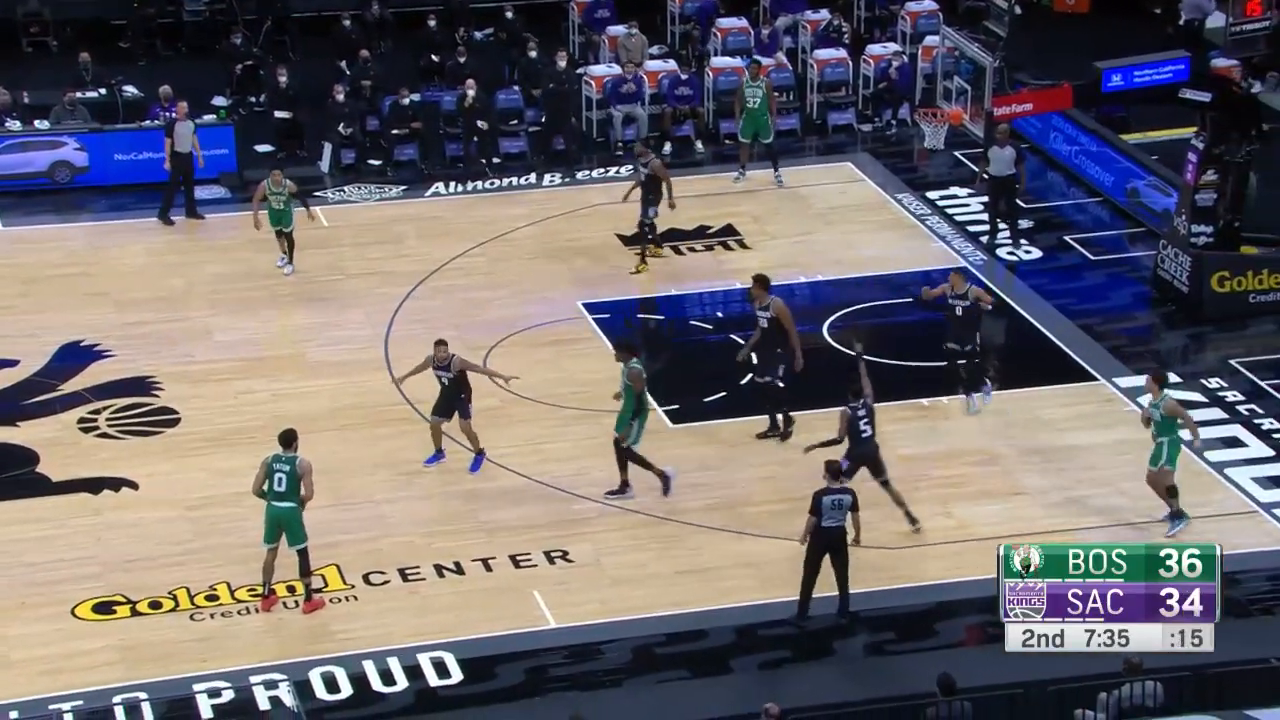
#> input picture frame 28 of data/video/CelticsTest2.mp4, 1280 x 720 px
$ python 'SIFTLK testing.py'
#> lines starting #> are read from the running program, lines starting #| are printed output that depends on the picture; after the words box and inside, x2 and y2 are one past the last pixel; in counts of white or black regions, pixels touching at a corner belong together
#!/usr/bin/env python3
# -*- coding: utf-8 -*-
"""
Created on Wed Feb 10 22:20:44 2021

@author: jonasrajagopal
"""

import cv2
import numpy as np
import statistics
import time

starttime = time.time()

region = 150
percentile = 65

points = [[481, 217], [919, 181], [1043, 286], [765, 244]]
original_points =[[481, 217], [919, 181], [1043, 286], [765, 244]]
cap = cv2.VideoCapture("./data/video/CelticsTest2.mp4")
_, frame = cap.read()
#> frame is the input picture: shape (720, 1280, 3); mean B, G, R 108.6, 104.6, 110
old_gray = cv2.cvtColor(frame, cv2.COLOR_BGR2GRAY)
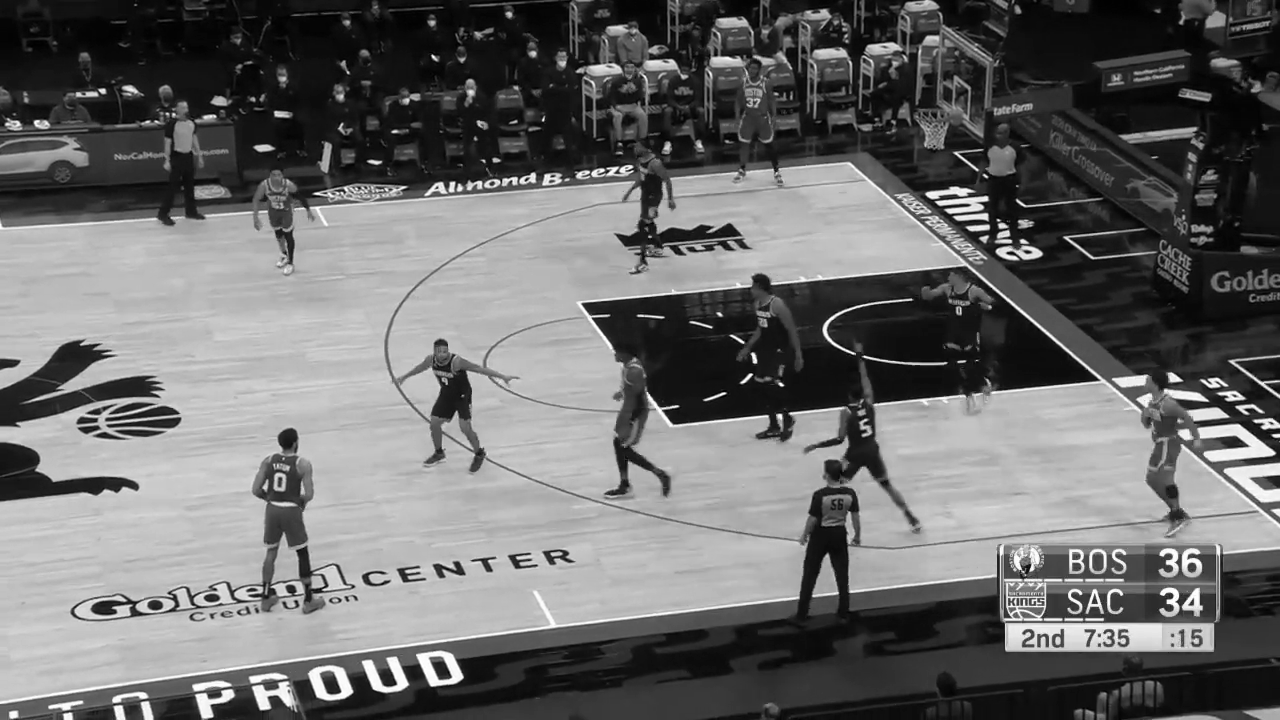
#> old_gray: shape (720, 1280); min 0, max 255, mean 106.6

lk_params = dict(winSize = (10,10),
                 maxLevel = 2,
                 criteria = (cv2.TERM_CRITERIA_EPS | cv2.TERM_CRITERIA_COUNT, 10, 0.03))


fourcc = cv2.VideoWriter_fourcc(*'mp4v')
out = cv2.VideoWriter('./Sift_detections/CelticsTest2_1.mp4', fourcc, 30.0, (1280,720))
count = 0

while True:
    ret, frame = cap.read()
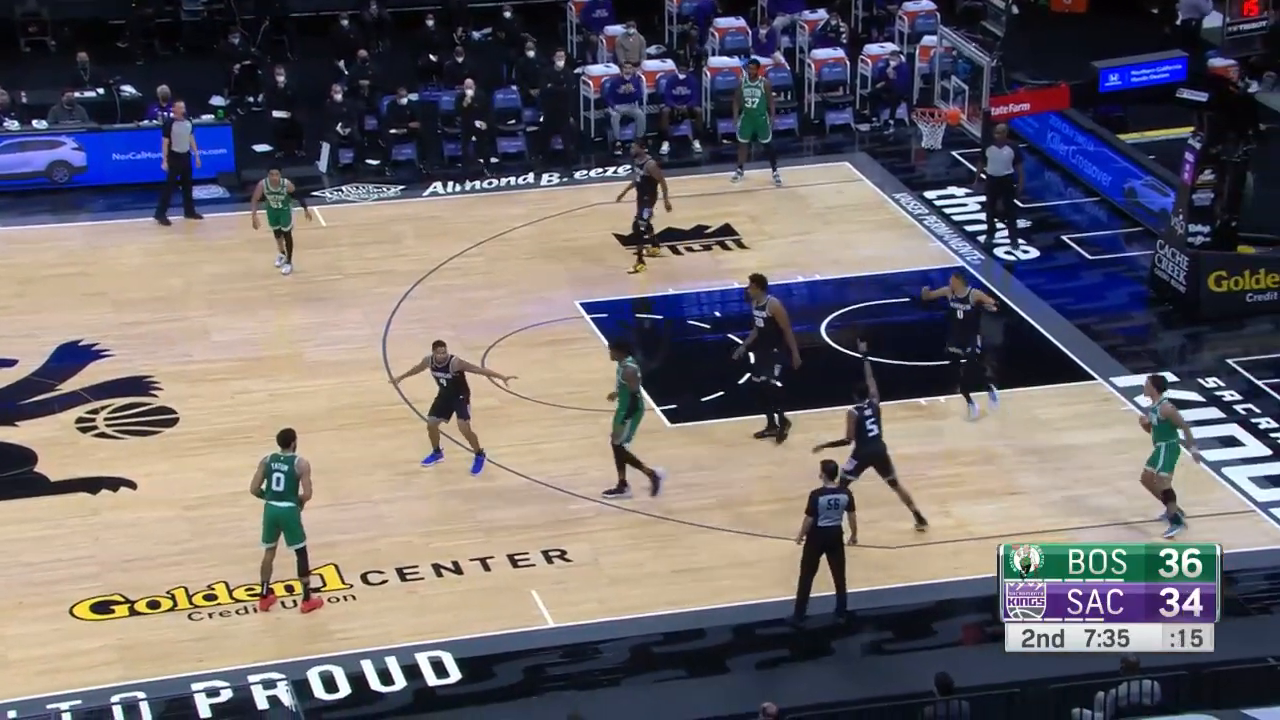
#> input picture frame 29 of data/video/CelticsTest2.mp4, 1280 x 720 px
#> frame is the input picture: shape (720, 1280, 3); mean B, G, R 108.5, 104.4, 109.8
    start_time = time.time()

    if ret:
        gray_frame = cv2.cvtColor(frame, cv2.COLOR_BGR2GRAY)
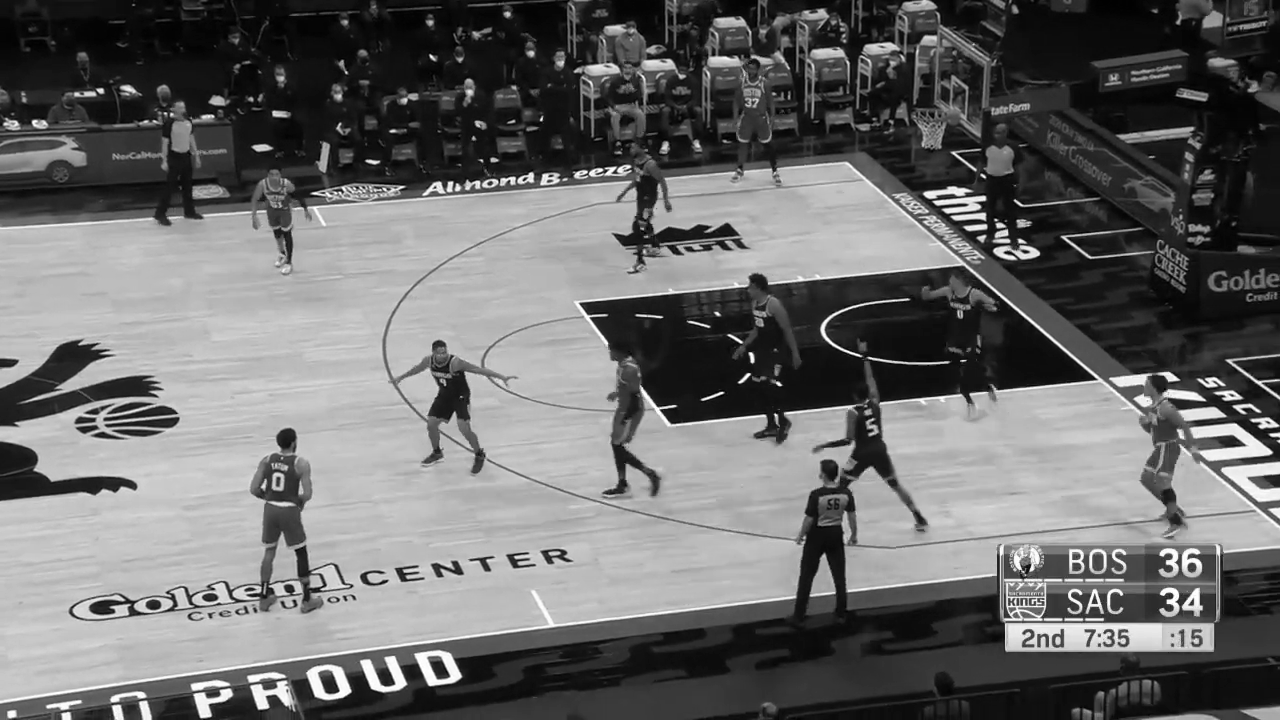
#> gray_frame: shape (720, 1280); min 0, max 255, mean 106.5
    else:
        print('Video has ended or failed, try a different video format!')
        break

    if count % 10 == 0:
        sift = cv2.xfeatures2d.SIFT_create()
        kp = sift.detect(gray_frame,None)
#> kp = 5265 keypoints; strongest (x, y, size): (721, 393, 2.1), (541, 119, 2.1), (748, 375, 2.9), (101, 91, 3.9)
        pts = cv2.KeyPoint_convert(kp)
#> pts = 5265 pairs, first value 2.54 to 1276.6, second value 2.51 to 717.1
        pts1, pts2, pts3, pts4 = [], [], [], []
        for i in range(0,len(pts)):
            if (abs(pts[i][0] - points[0][0]) < region and abs(pts[i][1] - points[0][1]) < region):
                pts1.append(pts[i])
            if (abs(pts[i][0] - points[1][0]) < region and abs(pts[i][1] - points[1][1]) < region):
                pts2.append(pts[i])
            if (abs(pts[i][0] - points[2][0]) < region and abs(pts[i][1] - points[2][1]) < region):
                pts3.append(pts[i])
            if (abs(pts[i][0] - points[3][0]) < region and abs(pts[i][1] - points[3][1]) < region):
                pts4.append(pts[i])
#> after the loop, pts1 = 532 pairs, first value 331.1 to 630.8, second value 67.56 to 366.8; pts2 = 873 pairs, first value 769.1 to 1067.9, second value 31.45 to 327.7; pts3 = 589 pairs, first value 896.7 to 1192.9, second value 136.5 to 433.7; pts4 = 662 pairs, first value 615.2 to 915, second value 94.32 to 393.4


        old_points1 = np.array(pts1, dtype = np.float32)
#> old_points1 has the same summary as pts1
        old_points2 = np.array(pts2, dtype = np.float32)
#> old_points2 has the same summary as pts2
        old_points3 = np.array(pts3, dtype = np.float32)
#> old_points3 has the same summary as pts3
        old_points4 = np.array(pts4, dtype = np.float32)
#> old_points4 has the same summary as pts4

    for i in range(0, 4):
        cv2.circle(frame, (original_points[i][0], original_points[i][1]), 5, (0,0,255), 2)
#> frame: shape (720, 1280, 3); 0.04% of pixels changed, all inside (x1, y1, x2, y2) = (475, 175, 1050, 293)

    new_points1, status, error = cv2.calcOpticalFlowPyrLK(old_gray, gray_frame, old_points1, None, **lk_params)
#> new_points1 = 532 pairs, first value 329.1 to 629.7, second value 68.09 to 367.6; status = 532 values, max 1 at index 0, min 0 at index 421, mean 0.998; error = 532 values, max 13.59 at index 515, min 0 at index 421, mean 2.86
    new_points2, status, error = cv2.calcOpticalFlowPyrLK(old_gray, gray_frame, old_points2, None, **lk_params)
#> new_points2 = 873 pairs, first value 766.1 to 1065.7, second value 31.18 to 328; status = 873 values, max 1 at index 0, min 0 at index 835, mean 0.999; error = 873 values, max 15.57 at index 817, min 1.28e-42 at index 835, mean 2.6
    new_points3, status, error = cv2.calcOpticalFlowPyrLK(old_gray, gray_frame, old_points3, None, **lk_params)
#> new_points3 = 589 pairs, first value 894.5 to 1190.1, second value 135.9 to 435.3; status = 589 values, max 1 at index 0, min 0 at index 14, mean 0.99; error = 589 values, max 50.25 at index 547, min -3.69e+19 at index 292, mean -1.25e+17
    new_points4, status, error = cv2.calcOpticalFlowPyrLK(old_gray, gray_frame, old_points4, None, **lk_params)
#> new_points4 = 662 pairs, first value 476.6 to 914.6, second value 94.05 to 393.2; status = 662 values, max 1 at index 0, min 0 at index 214, mean 0.995; error = 662 values, max 24.22 at index 121, min 0.0878 at index 554, mean 3.84

    diffs = [[[],[]],[[],[]],[[],[]],[[],[]]]
    for i in range(0,len(new_points1)):
        diffs[0][0].append(new_points1[i][0] - old_points1[i][0])
        diffs[0][1].append(new_points1[i][1] - old_points1[i][1])

    for i in range(0,len(new_points2)):
        diffs[1][0].append(new_points2[i][0] - old_points2[i][0])
        diffs[1][1].append(new_points2[i][1] - old_points2[i][1])


    for i in range(0,len(new_points3)):
        diffs[2][0].append(new_points3[i][0] - old_points3[i][0])
        diffs[2][1].append(new_points3[i][1] - old_points3[i][1])

    for i in range(0,len(new_points4)):
        diffs[3][0].append(new_points4[i][0] - old_points4[i][0])
        diffs[3][1].append(new_points4[i][1] - old_points4[i][1])

    deltas = [[],[],[],[]]

    for i in range(0, len(diffs)):
        for j in range(0, len(diffs[i])):
            deltas[i].append(np.percentile(diffs[i][j], percentile))
    for i in range(0, len(points)):
        for j in range(0, len(points[i])):
            points[i][j] = points[i][j] + deltas[i][j]
            points[i][j] = points[i][j].astype(np.float32)
    for i in range(0, 4):
        cv2.circle(frame, (points[i][0], points[i][1]), 5, (0,255,0), -1)
#> frame: shape (720, 1280, 3); mean B, G, R 108.4, 104.5, 109.8

    cv2.imshow("Frame", frame)
    out.write(frame)

    count = count + 1

    old_gray = gray_frame.copy()
    old_points1 = new_points1
#> old_points1 has the same summary as new_points1
    old_points2 = new_points2
#> old_points2 has the same summary as new_points2
    old_points3 = new_points3
#> old_points3 has the same summary as new_points3
    old_points4 = new_points4
#> old_points4 has the same summary as new_points4
    #fps = 1.0 / (time.time() - start_time)
    #print("FPS: %.2f" % fps)

    if cv2.waitKey(1) & 0xFF == ord('q'):
#> (key q is pressed here)
        break

out.release()
cap.release()
cv2.destroyWindow("Frame")
cv2.destroyAllWindows()
cv2.waitKey(1)

print("Time = ", time.time()- starttime)

$ run again, starting later in the video
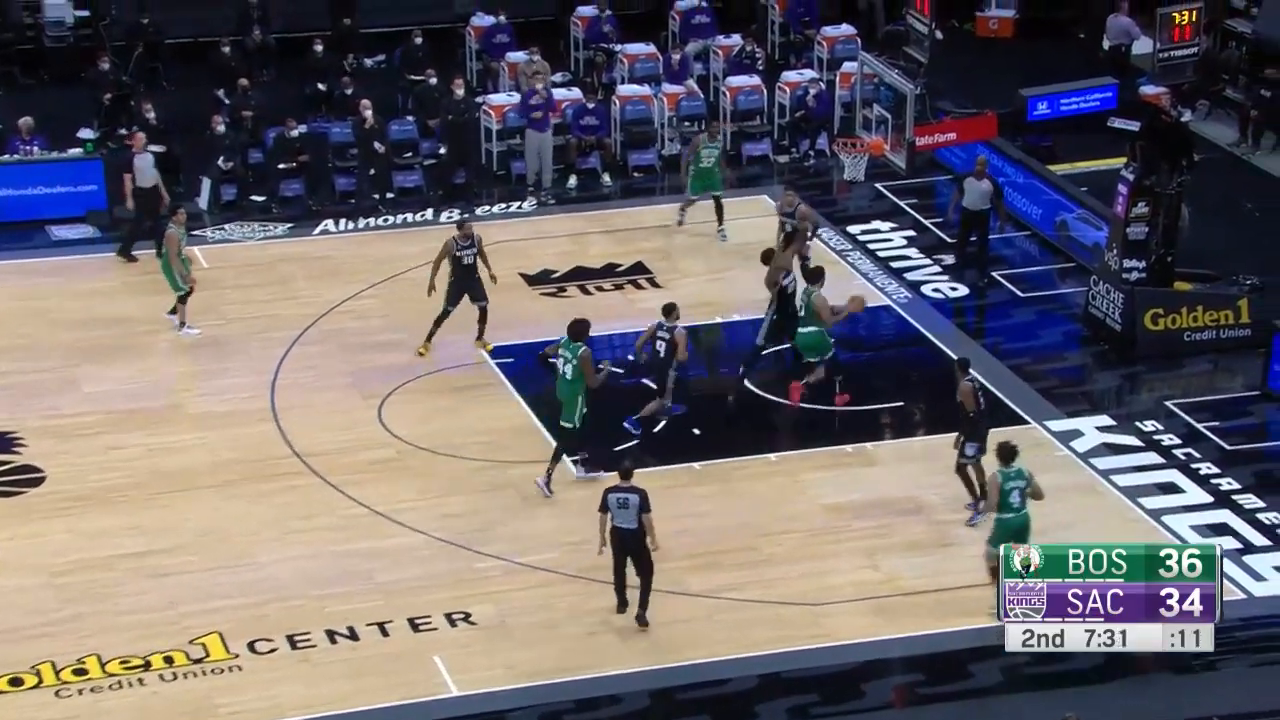
#> input picture frame 129 of data/video/CelticsTest2.mp4, 1280 x 720 px
#> frame is the input picture: shape (720, 1280, 3); mean B, G, R 106.1, 102, 107.9
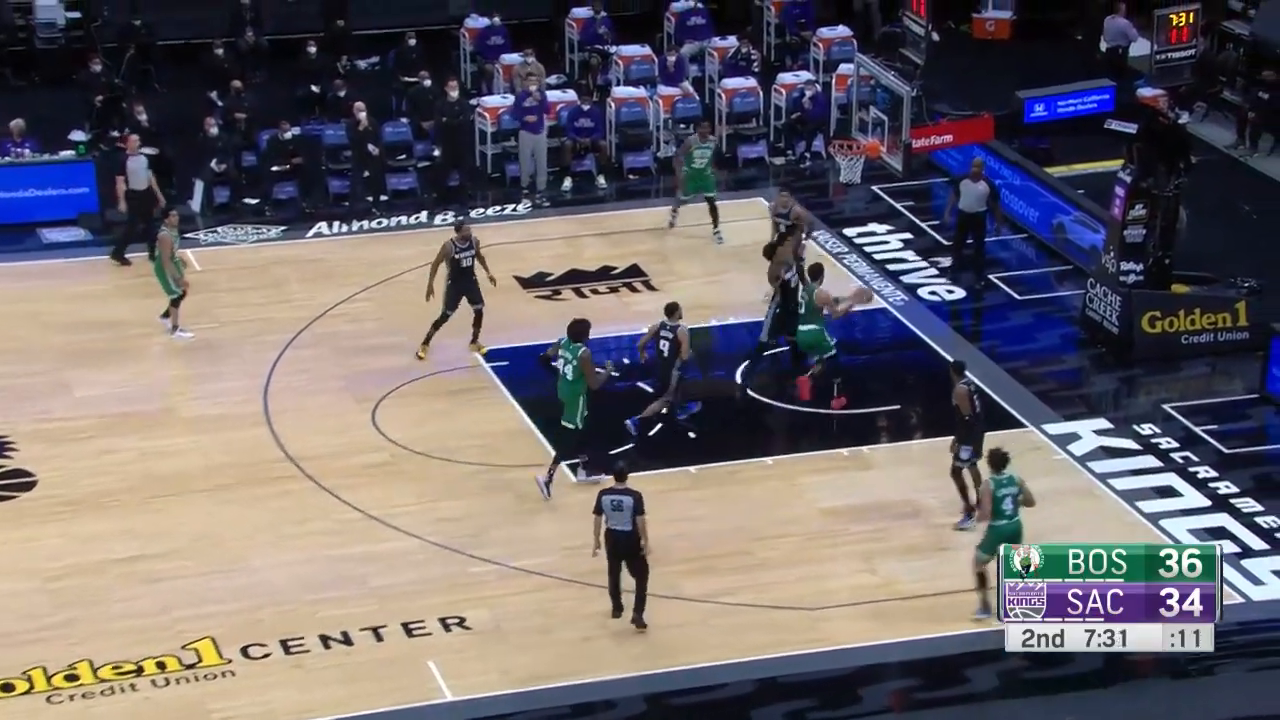
#> input picture frame 130 of data/video/CelticsTest2.mp4, 1280 x 720 px
#> frame is the input picture: shape (720, 1280, 3); mean B, G, R 106.3, 101.8, 107.9
#> `gray_frame = cv2.cvtColor(frame, cv2.COLOR_BGR2GRAY)`:
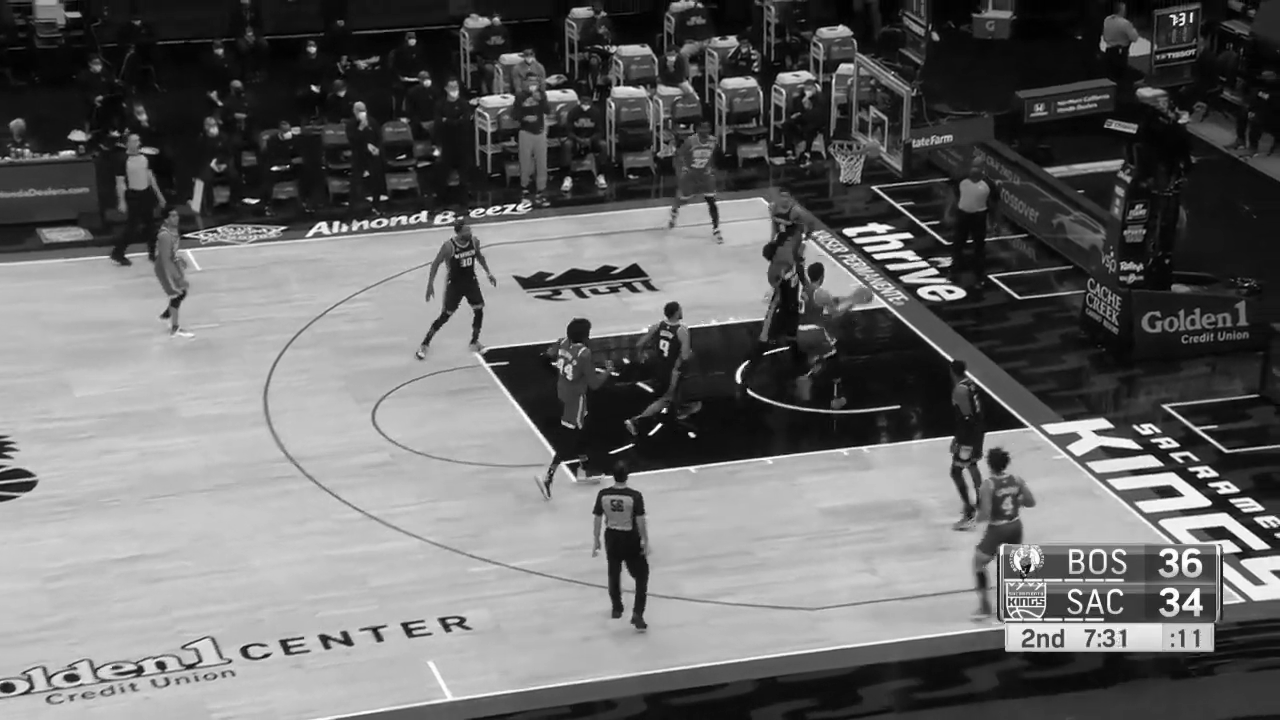
#> gray_frame: shape (720, 1280); min 0, max 255, mean 104.1
#> kp = 5181 keypoints; strongest (x, y, size): (692, 435, 3.8), (659, 425, 2.9), (664, 410, 3.1), (1192, 603, 3.2)
#> pts = 5181 pairs, first value 2.72 to 1275.5, second value 2.49 to 716
#> after the loop `for i in range(0,len(pts)):`: pts1 = 818 pairs, first value 333.3 to 630.8, second value 67.12 to 366.7; pts2 = 924 pairs, first value 769.5 to 1068.4, second value 31.76 to 330.3; pts3 = 612 pairs, first value 893.7 to 1192.5, second value 136.3 to 436; pts4 = 902 pairs, first value 616 to 915, second value 94.18 to 393.9
#> `old_points1 = np.array(pts1, dtype = np.float32)`: old_points1 has the same summary as pts1
#> `old_points2 = np.array(pts2, dtype = np.float32)`: old_points2 has the same summary as pts2
#> `old_points3 = np.array(pts3, dtype = np.float32)`: old_points3 has the same summary as pts3
#> `old_points4 = np.array(pts4, dtype = np.float32)`: old_points4 has the same summary as pts4
#> `new_points1, status, error = cv2.calcOpticalFlowPyrLK(old_gray, gray_f..`: new_points1 = 818 pairs, first value 326.8 to 626.1, second value 69.14 to 369.3; status = 818 values, max 1 at index 0, min 0 at index 262, mean 0.998; error = 818 values, max 35.96 at index 86, min 0 at index 262, mean 3.48
#> `new_points2, status, error = cv2.calcOpticalFlowPyrLK(old_gray, gray_f..`: new_points2 = 924 pairs, first value 458 to 1065.4, second value 33.19 to 431.5; status = 924 values, max 1 at index 0, min 0 at index 776, mean 0.998; error = 924 values, max 1.26e+10 at index 777, min 0.00269 at index 776, mean 13595267
#> `new_points3, status, error = cv2.calcOpticalFlowPyrLK(old_gray, gray_f..`: new_points3 = 612 pairs, first value 889.9 to 1190, second value 138.5 to 439.3; status = 612 values, max 1 at index 0, min 0 at index 229, mean 0.995; error = 612 values, max 14.15 at index 145, min -2 at index 566, mean 3.07
#> `new_points4, status, error = cv2.calcOpticalFlowPyrLK(old_gray, gray_f..`: new_points4 = 902 pairs, first value 458 to 1029.8, second value 96.13 to 431.5; status = 902 values, max 1 at index 0, min 0 at index 375, mean 0.999; error = 902 values, max 117.1 at index 36, min 0.388 at index 407, mean 6.71
#> `old_points1 = new_points1`: old_points1 has the same summary as new_points1
#> `old_points2 = new_points2`: old_points2 has the same summary as new_points2
#> `old_points3 = new_points3`: old_points3 has the same summary as new_points3
#> `old_points4 = new_points4`: old_points4 has the same summary as new_points4
